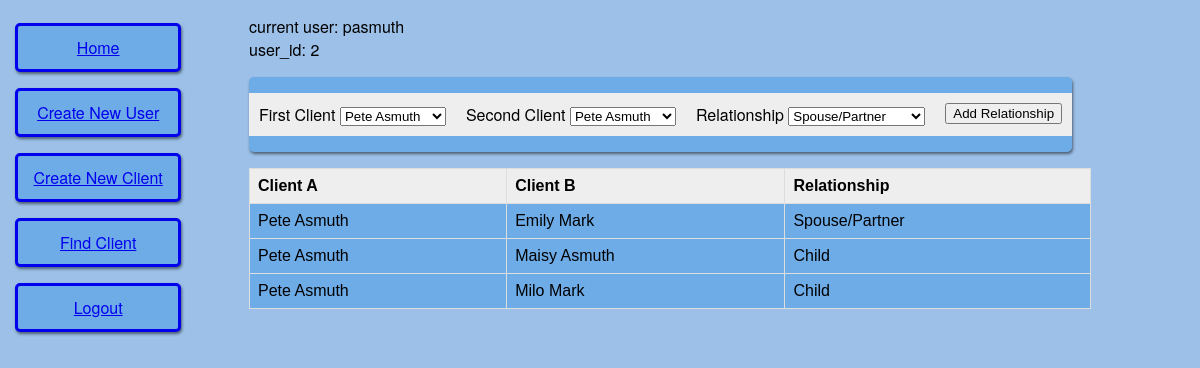
/create_relationship_1 (signed in), run on an earlier commit of the app's database.
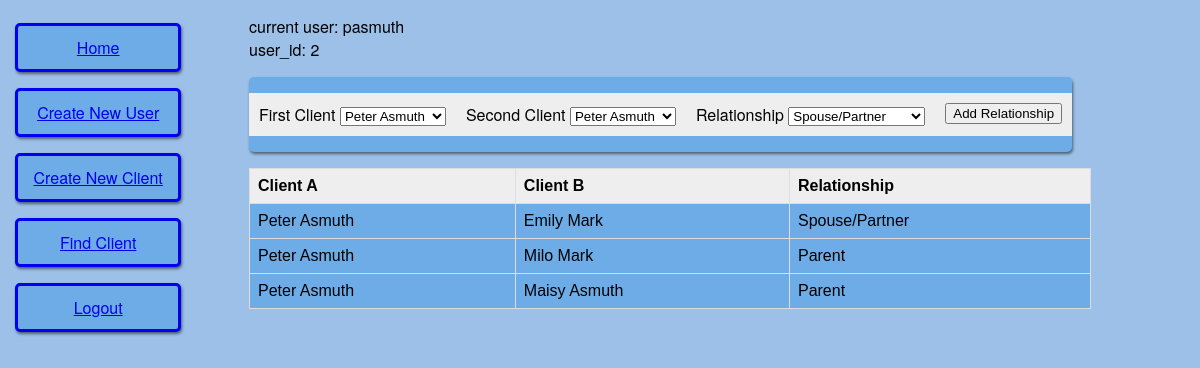
And on a later commit of the database.
### app/models.py (models this page shows, shortened)
class ClientRelationship(db.Model):
	id = db.Column(db.Integer, primary_key = True)
	client_a_id = db.Column(db.Integer, db.ForeignKey('client.id'))
	client_b_id = db.Column(db.Integer, db.ForeignKey('client.id'))
	a_to_b_relation = db.Column(db.Integer, db.ForeignKey('relationship.id'))
	relationship = db.relationship('Relationship', uselist=False)
	client_a = db.relationship('Client', foreign_keys=[client_a_id])
	client_b = db.relationship('Client', foreign_keys=[client_b_id])
	created_date = db.Column(db.DateTime, index = True, default = datetime.utcnow)
	created_by = db.Column(db.Integer, db.ForeignKey('user.id'))
	user = db.relationship('User', uselist = False)

class Client(db.Model):
	id = db.Column(db.Integer, primary_key = True)
	first_name = db.Column(db.String(20))
	middle_name = db.Column(db.String(20))
	last_name = db.Column(db.String(20))
	SSN = db.Column(db.String(11))
	veteran = db.Column(db.Boolean)
	activeMilitary = db.Column(db.Boolean)
	disability = db.Column(db.Boolean)
	foreignBorn = db.Column(db.Boolean)
	race = db.relationship('ClientRace', backref = 'Client', lazy = 'dynamic')
	ethnicity = db.Column(db.Integer, db.ForeignKey('ethnicity.id'))
	gender = db.Column(db.Integer, db.ForeignKey('gender.id'))
	gen = db.relationship('Gender', uselist = False)
	dob = db.Column(db.Date)
	created_date = db.Column(db.DateTime, index = True, default = datetime.utcnow)
	created_by = db.Column(db.Integer, db.ForeignKey('user.id'))
	user = db.relationship('User', uselist = False)

class Relationship(db.Model):
	id = db.Column(db.Integer, primary_key = True)
	relationship = db.Column(db.String(15))

### app/routes.py (the view, shortened to what this page needs)
@app.route('/create_relationship_<clientid>', defaults = {'second_client':None}, methods = ['GET','POST'])
@app.route('/create_relationship_<clientid>_<second_client>', methods = ['GET','POST'])
@login_required
def create_relationship(clientid, second_client):
	form = CreateRelationship()
	rels = ClientRelationship.query.filter(ClientRelationship.client_a_id == clientid).all()
	return render_template('create_relationship.html', title = 'Create Relationship', data = rels, form = form)

### app/forms.py (shortened to what this page needs)
class CreateRelationship(FlaskForm):
	form_title = 'Create Relationship'
	client_choices = [(c.id, str(c.first_name)+' '+str(c.last_name)) for c in Client.query.all()]
	rel_choices = [(r.id, r.relationship) for r in Relationship.query.all()]
	first_client = SelectField('First Client', choices = client_choices, coerce = int, validators=[DataRequired()])
	second_client = SelectField('Second Client', choices = client_choices, coerce = int, validators=[DataRequired()])
	relationship = SelectField('Relationship', choices = rel_choices, coerce = int, validators = [DataRequired()])
	submit = SubmitField('Add Relationship')

### app/models.py (called while the page is built)
@login.user_loader
def load_user(id):
	return User.query.get(int(id))

### app/templates/create_relationship.html (shortened to what this page needs)
{% extends "base.html" %}
{% block content %}
    <form action="" method="post">
        <div class="formFields">
            {% for field in form %}
                {% if ((field.type != 'CSRFTokenField') and (field.type != 'SubmitField')) %}
                <div class="formElement">
                    {{ field.label() }}
                    {{ field() }} <br>
                </div>
                {% endif %}
            {% endfor %}<br>
            <div class="formElement">
            {{ form.submit() }}
            </div>
        </div>
    </form>
    {% if data %}
        <table class="clientView">
        <tr>
            <th>Client A</th>
            <th>Client B</th>
            <th>Relationship</th>
        </tr>
        {% for r in data %}
        <tr>
            <td>{{ r.client_a.first_name }} {{ r.client_a.last_name }}</td>
            <td>{{ r.client_b.first_name }} {{ r.client_b.last_name }}</td>
            <td>{{ r.relationship.relationship }}</td>
        </tr>
        {% endfor%}
    </table>
    {% endif %}
{% endblock %}

What changed in the data, as far as the page shows it:
changed ClientRelationship "Emily": client_a.first_name "Pete" → "Peter"
changed ClientRelationship: client_a.first_name "Pete" → "Peter"; client_b.first_name "Maisy" → "Milo"; client_b.last_name "Asmuth" → "Mark"; relationship.relationship "Child" → "Parent"
changed ClientRelationship: client_a.first_name "Pete" → "Peter"; client_b.first_name "Milo" → "Maisy"; client_b.last_name "Mark" → "Asmuth"; relationship.relationship "Child" → "Parent"
Also different on the page:
form field first_client: "Pete Asmuth" → "Peter Asmuth"
form field second_client: "Pete Asmuth" → "Peter Asmuth"
